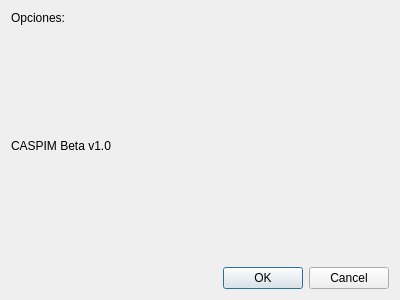
<?xml version="1.0" encoding="UTF-8"?>
<ui version="4.0">
 <class>settings</class>
 <widget class="QDialog" name="settings">
  <property name="geometry">
   <rect>
    <x>0</x>
    <y>0</y>
    <width>400</width>
    <height>300</height>
   </rect>
  </property>
  <property name="windowTitle">
   <string>Ajustes</string>
  </property>
  <layout class="QVBoxLayout" name="verticalLayout">
   <item>
    <layout class="QFormLayout" name="formLayout">
     <item row="0" column="0">
      <widget class="QLabel" name="trayThemeText">
       <property name="text">
        <string>Opciones:</string>
       </property>
      </widget>
     </item>
    </layout>
   </item>
      <item>
    <layout class="QFormLayout" name="formLayout">
     <item row="0" column="2">
      <widget class="QLabel" name="trayThemeText">
       <property name="text">
        <string>CASPIM Beta v1.0</string>
       </property>
      </widget>
     </item>
    </layout>
   </item>
   <item>
    <widget class="QDialogButtonBox" name="buttonBox">
     <property name="orientation">
      <enum>Qt::Horizontal</enum>
     </property>
     <property name="standardButtons">
      <set>QDialogButtonBox::Cancel|QDialogButtonBox::Ok</set>
     </property>
    </widget>
   </item>
  </layout>
 </widget>
 <resources/>
 <connections>
  <connection>
   <sender>buttonBox</sender>
   <signal>accepted()</signal>
   <receiver>settings</receiver>
   <slot>accept()</slot>
   <hints>
    <hint type="sourcelabel">
     <x>248</x>
     <y>254</y>
    </hint>
    <hint type="destinationlabel">
     <x>157</x>
     <y>274</y>
    </hint>
   </hints>
  </connection>
  <connection>
   <sender>buttonBox</sender>
   <signal>rejected()</signal>
   <receiver>settings</receiver>
   <slot>reject()</slot>
   <hints>
    <hint type="sourcelabel">
     <x>316</x>
     <y>260</y>
    </hint>
    <hint type="destinationlabel">
     <x>286</x>
     <y>274</y>
    </hint>
   </hints>
  </connection>
 </connections>
</ui>
